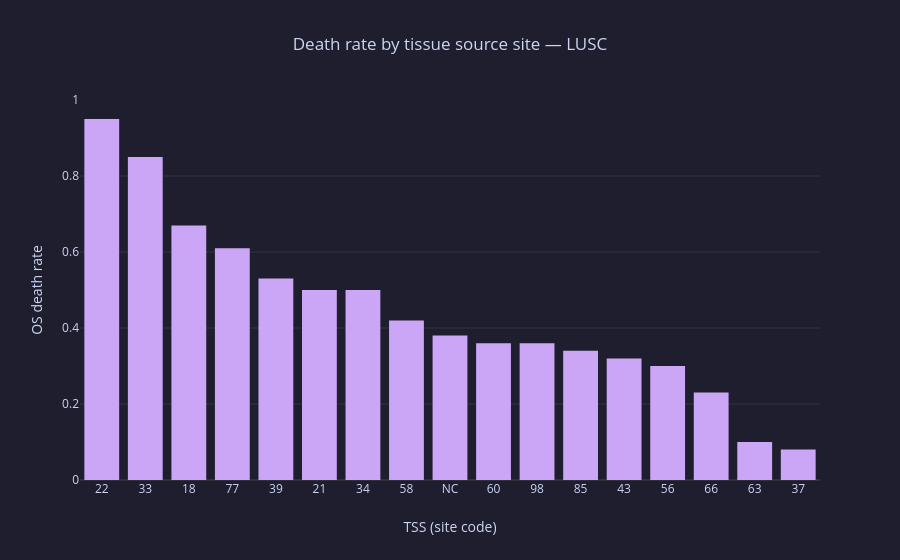

Write notebook code for a chart like this one.
### Code cell
import plotly.express as px
tss_plot = tss_summary[tss_summary["patients"] >= 10].sort_values("os_rate", ascending=False)
tss_plot["tss"] = tss_plot["tss"].astype(str)

fig = px.bar(
    tss_plot,
    x="tss", y="os_rate",
    title="Death rate by tissue source site — LUSC",
    labels={"tss": "TSS (site code)", "os_rate": "OS death rate"},
)
fig.update_layout(xaxis=dict(type="category", categoryorder="array", categoryarray=tss_plot["tss"].tolist()))
fig.show()

### Figure 1 — Plotly figure (JSON) as saved in the notebook; plotly's stock layout.template omitted (floating-point values rounded to 4 significant figures)
{"data": [{"hovertemplate": "TSS (site code)=%{x}<br>OS death rate=%{y}<extra></extra>", "legendgroup": "", "marker": {"color": "#cba6f7", "pattern": {"shape": ""}}, "name": "", "orientation": "v", "showlegend": false, "textposition": "auto", "type": "bar", "x": ["22", "33", "18", "77", "39", "21", "34", "58", "NC", "60", "98", "85", "43", "56", "66", "63", "37"], "xaxis": "x", "y": [0.95, 0.85, 0.67, 0.61, 0.53, 0.5, 0.5, 0.42, 0.38, 0.36, 0.36, 0.34, 0.32, 0.3, 0.23, 0.1, 0.08], "yaxis": "y"}], "layout": {"barmode": "relative", "legend": {"tracegroupgap": 0}, "title": {"text": "Death rate by tissue source site — LUSC"}, "xaxis": {"anchor": "y", "categoryarray": ["22", "33", "18", "77", "39", "21", "34", "58", "NC", "60", "98", "85", "43", "56", "66", "63", "37"], "categoryorder": "array", "domain": [0, 1], "title": {"text": "TSS (site code)"}, "type": "category"}, "yaxis": {"anchor": "x", "domain": [0, 1], "title": {"text": "OS death rate"}}}}
